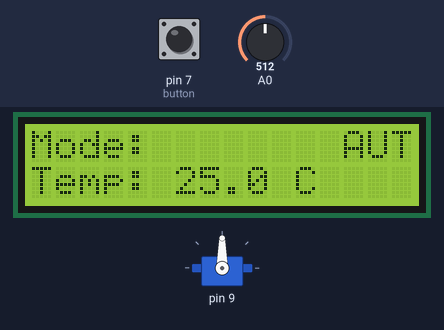
Bench run of a program on a simulated Arduino Uno, built with avr-gcc and run on an emulated ATmega328P. On the bench: servo, 16×2 character LCD. The test bench sets the inputs (shaded band); at power-on: pin 7 (button) HIGH, A0 = 512.

Above: at 1.3 s.
1.4 s: pin 7 (button) pulled LOW for 1 s
At 3.4 s:
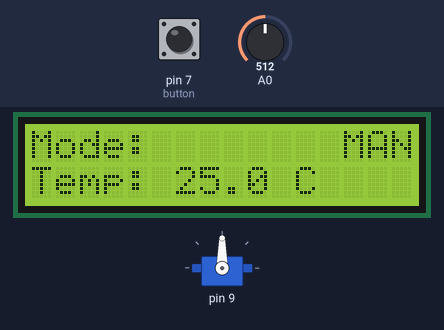
3.9 s: A0 set to 716
At 4.9 s:
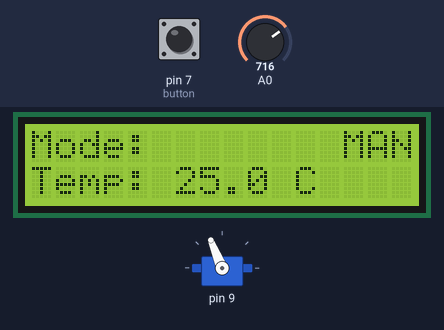
5.4 s: A0 set to 900
At 6.1 s:
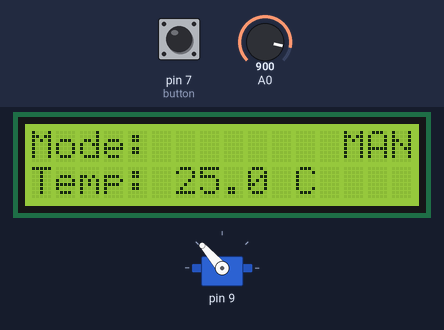
6.9 s: A0 set to 1023
At 7.6 s:
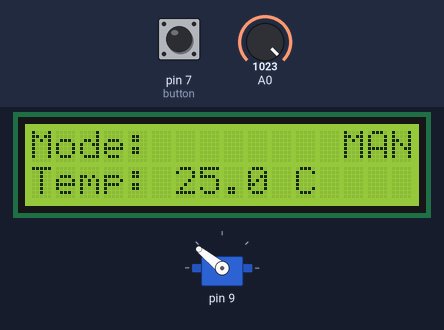
8.5 s: pin 7 (button) pulled LOW for 0.15 s
At 9.3 s:
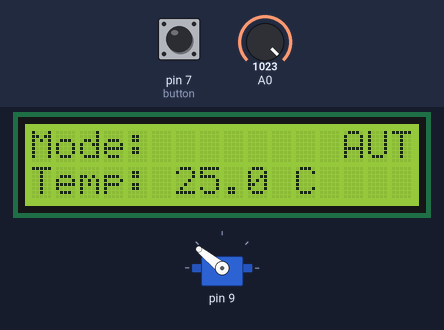
Timing chart, 0 to 11.5 s (numbered marks = the images above; inputs shaded):
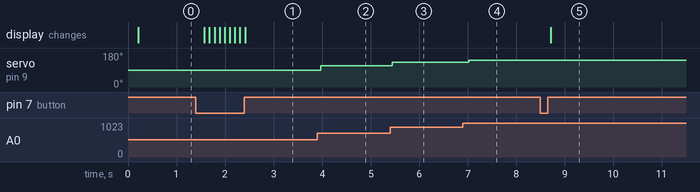

The program:

main.cpp
```cpp
#include <Arduino.h>
#include "Scheduler.h"
#include "WindowControlTask.h"
#include "SerialCommTask.h"
#include "Debug.h"
#include "Button.h"
#include "LcdController.h"
#include "ServoController.h"
#include "PositionController.h"

// Scheduler and Tasks
Scheduler sched;
WindowControlTask* windowControlTask;
SerialCommTask* serialCommTask;

/*
 * Pin Connections used:
 *
 * Button              | D2
 * Servo Motor         | D9 (PWM)
 * Potentiometer       | A0
 * I2C LCD (SDA)       | A4
 * I2C LCD (SCL)       | A5
 */


// Hardware components
Button button(7);  // Button connected to pin 2
LcdController lcd(0x27, 16, 2);  // I2C address, 16x2 LCD
ServoController servo(9);  // Servo connected to pin 9
PositionController potentiometer(A0);  // Potentiometer connected to analog pin A0

void setup() {
    // Initialize debug output
    Debugger.begin(9600);
    Serial.begin(9600);
    Debugger.println("Window Control System Initializing...");

    // Initialize scheduler
    sched.init(50);  // 50ms base period

    // Create and initialize WindowControlTask
    windowControlTask = new WindowControlTask(&button, &lcd, &servo, &potentiometer);
    windowControlTask->init(100);  // 100ms task period
    sched.addTask(windowControlTask);

    // Create and initialize SerialCommTask
    serialCommTask = new SerialCommTask(windowControlTask);
    serialCommTask->init(100);  // 100ms task period
    sched.addTask(serialCommTask);

    Debugger.println("System Setup Complete.");
}

void loop() {
    serialCommTask->readSerial();  // Handle incoming serial communication
    sched.schedule();              // Execute scheduled tasks
}
```

Button.h
```cpp
#ifndef __BUTTON__
#define __BUTTON__

#include <Arduino.h>

class Button {
public:
    Button(int pin);
    void init();
    bool isPressed();

private:
    int pin;
};

#endif
```

Debug.h
```cpp
#ifndef DEBUG_H
#define DEBUG_H

#include <Arduino.h>

// Enable or disable debugging globally
#define DEBUG_ENABLED false  // Set to false to disable debug output

class Debug {
public:
    static void begin(long baudRate) {
#if DEBUG_ENABLED
        Serial.begin(baudRate);
#endif
    }

    template <typename T>
    static void print(T value) {
#if DEBUG_ENABLED
        Serial.print(value);
#endif
    }

    template <typename T>
    static void println(T value) {
#if DEBUG_ENABLED
        Serial.println(value);
#endif
    }

    static void print(const char* message) {
#if DEBUG_ENABLED
        Serial.print(message);
#endif
    }

    static void println(const char* message) {
#if DEBUG_ENABLED
        Serial.println(message);
#endif
    }
};

// Static instance of Debug class (this is optional, only needed if you want instance-based access)
extern Debug Debugger;

#endif
```

PositionController.h
```cpp
#ifndef __POSITIONCONTROLLER__
#define __POSITIONCONTROLLER__

#include <Arduino.h>

class PositionController {
public:
    PositionController(int pin);
    void init();
    int getPercentage();

private:
    int pin;
};

#endif
```

SerialCommTask.h
```cpp
#ifndef __SERIALCOMMTASK__
#define __SERIALCOMMTASK__

#include "Task.h"
#include "WindowControlTask.h"

class SerialCommTask : public Task {
private:
    WindowControlTask* windowControlTask;
    String ackMessage;
    int windowOpeningLevel;
    int mode;

    void parseMessage(String message);
    void handleRequestMessage(String message);
    void sendStatusMessage();
    void sendErrorMessage();

public:
    SerialCommTask(WindowControlTask* windowControlTask);
    void init(int period) override; // Inherit from Task
    void tick() override;          // Inherit from Task
    void readSerial();             // Read serial messages
};

#endif
```

ServoController.h
```cpp
#ifndef __SERVOCONTROLLER__
#define __SERVOCONTROLLER__

#include "ServoTimer2.h"
#include "Debug.h"

class ServoController {
public:
    ServoController(int pin);               // Constructor to initialize servo with pin
    void init();                            // Initialize the servo
    void moveToPercentage(int percentage);  // Move servo to a specific percentage (0%–100%)
    void openWindow();                      // Open window fully (100%) --> can be used at start etc
    void closeWindow();                     // Close window fully (0%)
    void update();                          // Update function for other tasks (if needed)

private:
    int pin;                                // Pin for the servo motor
    ServoTimer2 servo;                      // Servo motor object
};

#endif
```

WindowControlTask.h
```cpp
#ifndef __WINDOWCONTROLTASK__
#define __WINDOWCONTROLTASK__

#include "Task.h"
#include "Button.h"
#include "LcdController.h"
#include "ServoController.h"
#include "PositionController.h"

enum Mode {
    AUTOMATIC = 0,
    MANUAL = 1
};

class WindowControlTask : public Task {
private:
    Button* button;
    LcdController* lcd;
    ServoController* servo;
    PositionController* potentiometer;
    Mode mode;  // 0 = AUTOMATIC, 1 = MANUAL
    uint8_t windowPercentage;
    float temperature;

    void handleAutomaticMode();
    void handleManualMode();

public:
    WindowControlTask(Button* button, LcdController* lcd, ServoController* servo, PositionController* potentiometer);
    void init(int period) override; // Inherit from Task
    void tick() override;          // Inherit from Task
    void setMode(Mode newMode);    // Set the mode
    void setWindowLevel(int level);  // Set the window level
};

#endif
```

scheduler.h
```cpp
#ifndef __SCHEDULER__
#define __SCHEDULER__

#include "timer.h"
#include "task.h"
#include "Debug.h"

#define MAX_TASKS 10

class Scheduler {

  int basePeriod;
  int nTasks;
  Task* taskList[MAX_TASKS];
  Timer timer;

public:
  void init(int basePeriod);
  virtual bool addTask(Task* task);
  virtual void schedule();
};

#endif
```

task.h
```cpp
#ifndef __TASK__
#define __TASK__

#include "Debug.h"

class Task {
  int myPeriod;
  int timeElapsed;

public:
  virtual void init(int period){
    myPeriod = period;
    timeElapsed = 0;
  }

  virtual void tick() = 0;

  bool updateAndCheckTime(int basePeriod){
    timeElapsed += basePeriod;
    if (timeElapsed >= myPeriod){
      timeElapsed = 0;
      return true;
    } else {
      return false;
    }
  }

};

#endif
```

timer.h
```cpp
#ifndef __TIMER__
#define __TIMER__

class Timer {

public:
  Timer();
  void setupFreq(int freq);
  /* period in ms */
  void setupPeriod(int period);
  void waitForNextTick();

};


#endif
```

Button.cpp
```cpp
#include "Button.h"

Button::Button(int pin) {
    this->pin = pin;
}

void Button::init() {
    pinMode(pin, INPUT_PULLUP);
}

bool Button::isPressed() {
    // Directly read the button state since we will be running it as a task. no debounce needed
    return digitalRead(pin) == LOW;
}
```

PositionController.cpp
```cpp
#include "PositionController.h"

PositionController::PositionController(int pin) {
    this->pin = pin;
}

void PositionController::init() {
    pinMode(pin, INPUT);
}

int PositionController::getPercentage() {
    int value = analogRead(pin);
    return map(value, 0, 1010, 0, 100); // Maps the analog value to a percentage (0-100) - value of analog adjusted to get full 100%
}
```

SerialCommTask.cpp
```cpp
#include "SerialCommTask.h"
#include "Debug.h"
#include <Arduino.h>

SerialCommTask::SerialCommTask(WindowControlTask* windowControlTask) {
    this->windowControlTask = windowControlTask;
    this->ackMessage = "";
    this->windowOpeningLevel = 0;
    this->mode = AUTOMATIC; // Default mode
}

void SerialCommTask::init(int period) {
    Task::init(period);  // Call base class init
    Serial.begin(9600);  // Initialize Serial communication
}

void SerialCommTask::tick() {
    readSerial();
}

void SerialCommTask::readSerial() {
    while (Serial.available() > 0) {
        String message = Serial.readStringUntil('\n');
        parseMessage(message);
    }
}

void SerialCommTask::parseMessage(String message) {
    if (message.startsWith("{REQ")) {
        handleRequestMessage(message);
    } else {
       // sendErrorMessage();
    }
}

void SerialCommTask::handleRequestMessage(String message) {
    // Parse and handle request message
    Debugger.println("Handling request message: " + message);

    int modeReceived = message.charAt(5) - '0';  // Extract mode (0 or 1)
    int windowLevelReceived = message.charAt(7) - '0';  // Extract window opening level (0-100)

    // If mode changes, update mode and window control task
    if (modeReceived != mode) {
        mode = modeReceived;
        windowControlTask->setMode(static_cast<Mode>(mode));  // Set the new mode
    }

    // If mode is manual, update window level
    if (mode == MANUAL) {
        windowOpeningLevel = windowLevelReceived;
        //windowControlTask->setWindowLevel(windowOpeningLevel);  // Set the window level
    }

    sendStatusMessage();
}

void SerialCommTask::sendStatusMessage() {
    // Sending back the acknowledgment message in the required format
    String statusMessage = "{ACK, " + String(windowOpeningLevel) + ", " + String(25.0) + ", " + String(mode) + "}";  // Placeholder temperature
    Serial.println(statusMessage);
}

void SerialCommTask::sendErrorMessage() {
    Serial.println("ERROR: Invalid Command");
}
```

ServoController.cpp
```cpp
#include "ServoController.h"
#include <Arduino.h>

// variables to counter the potentiometer drift
int lastPercentage = 0; // Initialize to an invalid value
const int deadZone =  1; // Adjust this value as needed

ServoController::ServoController(int pin) {
    this->pin = pin;
}

void ServoController::init() {
    servo.attach(pin);                    // Attach servo to specified pin
    Debugger.println("Servo initialized");
    closeWindow();                         // Start with window closed (0%)
}


/*
added deadzone to counter the potentiometer drift even when nothing is changed
*/
void ServoController::moveToPercentage(int percentage) {
    // Ensure the percentage is within the valid range (0%–100%)
    percentage = constrain(percentage, 0, 100);

    // Check if the change is significant enough to move the servo
    if (abs(percentage - lastPercentage) > deadZone) {
        int pwmValue = map(percentage, 0, 100, 1000, 2000);
        servo.write(pwmValue);
        lastPercentage = percentage;

        // Debug output
        Debugger.print("Moving window to percentage: ");
        Debugger.println(percentage);
    }
}


// void ServoController::moveToPercentage(int percentage) {
//     // Ensure the percentage is within the valid range (0%–100%)
//     percentage = constrain(percentage, 0, 100);

//     // Map the percentage to PWM values (1000–2000)
//     int pwmValue = map(percentage, 0, 100, 1000, 2000);

//     servo.write(pwmValue);                 // Move the servo to the specified PWM value
//     Debugger.print("Moving window to percentage: ");
//     Debugger.println(percentage);
// }

void ServoController::openWindow() {
    moveToPercentage(100);                  // Open window fully (100%)
}

void ServoController::closeWindow() {
    moveToPercentage(0);                    // Close window fully (0%)
}

void ServoController::update() {
// not needed at the moment
}
```

WindowControlTask.cpp
```cpp
#include "WindowControlTask.h"
#include "Debug.h"

WindowControlTask::WindowControlTask(Button* button, LcdController* lcd, ServoController* servo, PositionController* potentiometer) {
    this->button = button;
    this->lcd = lcd;
    this->servo = servo;
    this->potentiometer = potentiometer;
    this->mode = AUTOMATIC;     // Default to AUTOMATIC mode
    this->windowPercentage = 0;
    this->temperature = 25.0;   // Placeholder temperature
}

void WindowControlTask::init(int period) {
    Task::init(period);  // Call base class init
    button->init();
    servo->init();
    potentiometer->init();
    lcd->init();
}

void WindowControlTask::tick() {
    switch (mode) {
        case AUTOMATIC:
            handleAutomaticMode();
            break;
        case MANUAL:
            handleManualMode();
            break;
    }
}

void WindowControlTask::handleAutomaticMode() {
    windowPercentage = 50;  // Placeholder for received level
    // servo->moveToPercentage(windowPercentage);
    lcd->displayStatus(windowPercentage, temperature, mode);

    if (button->isPressed()) {
        mode = MANUAL; // Switch to MANUAL mode
        Debugger.println("Switching to MANUAL mode.");
    }
}

void WindowControlTask::handleManualMode() {
    int newPercentage = potentiometer->getPercentage();
    if (newPercentage != windowPercentage) {
        windowPercentage = newPercentage;
        servo->moveToPercentage(windowPercentage);  // Move the servo to the new level
    }
    lcd->displayStatus(windowPercentage, temperature, mode);

    if (button->isPressed()) {
        mode = AUTOMATIC; // Switch to AUTOMATIC mode
        Debugger.println("Switching to AUTOMATIC mode.");
    }
}

void WindowControlTask::setMode(Mode newMode) {
    mode = newMode;
    Debugger.println("Mode set to: " + String(mode == AUTOMATIC ? "AUTOMATIC" : "MANUAL"));
}

void WindowControlTask::setWindowLevel(int level) {
    if (mode == MANUAL) {
        windowPercentage = level;
        servo->moveToPercentage(windowPercentage);  // Move the servo to the new level
        Debugger.println("Window level set to: " + String(windowPercentage));
    }
}
```

schedular.cpp
```cpp
#include "scheduler.h"

void Scheduler::init(int basePeriod){
  this->basePeriod = basePeriod;
  timer.setupPeriod(basePeriod);
  nTasks = 0;
}

bool Scheduler::addTask(Task* task){
  if (nTasks < MAX_TASKS-1){
    taskList[nTasks] = task;
    nTasks++;
    return true;
  } else {
    return false;
  }
}

void Scheduler::schedule(){
  timer.waitForNextTick();
  for (int i = 0; i < nTasks; i++){
    if (taskList[i]->updateAndCheckTime(basePeriod)){
      taskList[i]->tick();
    }
  }
}
```

timer.cpp
```cpp
#include "timer.h"
#include "Arduino.h"

volatile bool timerFlag;

ISR(TIMER1_COMPA_vect){
  timerFlag = true;
}

Timer::Timer(){
  timerFlag = false;
}

void Timer::setupFreq(int freq){

  // disabling interrupt
  cli();

  TCCR1A = 0; // set entire TCCR1A register to 0
  TCCR1B = 0; // same for TCCR1B
  TCNT1  = 0; //initialize counter value to 0

  /*
   * set compare match register
   *
   * OCR1A = (16*2^20) / (100*PRESCALER) - 1 (must be < 65536)
   *
   * assuming a prescaler = 1024 => OCR1A = (16*2^10)/freq
   */
  OCR1A = 16*1024/freq;
  // turn on CTC mode
  TCCR1B |= (1 << WGM12);
  // Set CS11 for 8 prescaler
  TCCR1B |= (1 << CS12) | (1 << CS10);
  // enable timer compare interrupt
  TIMSK1 |= (1 << OCIE1A);

  // enabling interrupt
  sei();

}

/* period in ms */
void Timer::setupPeriod(int period){

  // disabling interrupt
  cli();

  TCCR1A = 0; // set entire TCCR1A register to 0
  TCCR1B = 0; // same for TCCR1B
  TCNT1  = 0; //initialize counter value to 0

  /*
   * set compare match register
   *
   * OCR1A = (16*2^20) / (100*PRESCALER) - 1 (must be < 65536)
   *
   * assuming a prescaler = 1024 => OCR1A = (16*2^10)* period/1000 (being in ms)
   */
  OCR1A = 16.384*period;
  // turn on CTC mode
  TCCR1B |= (1 << WGM12);
  // Set CS11 for 8 prescaler
  TCCR1B |= (1 << CS12) | (1 << CS10);
  // enable timer compare interrupt
  TIMSK1 |= (1 << OCIE1A);

  // enabling interrupt
  sei();

}

void Timer::waitForNextTick(){
  /* wait for timer signal */
  while (!timerFlag){}
  timerFlag = false;

}
```

LcdController.h
```cpp
#ifndef LCDCONTROLLER_H
#define LCDCONTROLLER_H

#include <Wire.h>
#include <LiquidCrystal_I2C.h>
#include "Debug.h"

class LcdController {
private:
    LiquidCrystal_I2C lcd;
    uint8_t lcdCols;
    uint8_t lcdRows;

public:
    LcdController(uint8_t address, uint8_t cols, uint8_t rows);
    void init();
    void displayMode(const char* mode);
    void displayWindowPercentage(uint8_t percentage);
    void displayTemperature(float temperature);
    void updateDisplay(const char* mode, uint8_t percentage, float temperature);
    void lcdPowerOff();
    void lcdPowerOn();
    void displayStatus(uint8_t percentage, float temperature, int mode);

};

#endif // LCDCONTROLLER_H
```

LcdController.cpp
```cpp
#include "LcdController.h"

// Global variables to store previous values
int prevMode = -1;
uint8_t prevPercentage = 255;  // Invalid initial value
float prevTemperature = -999.9; // Invalid initial value

LcdController::LcdController(uint8_t address, uint8_t cols, uint8_t rows)
    : lcd(address, cols, rows), lcdCols(cols), lcdRows(rows) {}

void LcdController::init() {
    lcd.init();
    lcd.begin(lcdCols, lcdRows); // Correctly specify dimensions
    lcd.backlight();
}

void LcdController::displayMode(const char* mode) {
    lcd.setCursor(0, 0); // First line, left side
    lcd.print("Mode: ");
    lcd.print(mode);
}

void LcdController::displayWindowPercentage(uint8_t percentage) {
    int position = lcdCols / 2 - 4; // Middle of the second line for the percentage
    lcd.setCursor(position, 1); // Second line, starting from the middle
    lcd.print("Window: ");
    lcd.print(percentage);
    lcd.print("%");
}

void LcdController::displayTemperature(float temperature) {
    lcd.setCursor(0, 1); // Second line, left side
    lcd.print("Temp: ");
    lcd.print(temperature, 1); // 1 decimal place for temperature
    lcd.print(" C");
}

void LcdController::updateDisplay(const char* mode, uint8_t percentage, float temperature) {
    lcd.clear();
    displayMode(mode);
    if (strcmp(mode, "MANUAL") == 0) {
        displayTemperature(temperature);
    }
    displayWindowPercentage(percentage);
}

/* combined function that should display everything together */
void LcdController::displayStatus(uint8_t percentage, float temperature, int mode) {
    // Only update the display if something has changed
    if (mode != prevMode || percentage != prevPercentage || temperature != prevTemperature) {
        lcd.setCursor(0, 0);
        lcd.print("Mode:        "); // Ensure previous content is overwritten
        lcd.print(mode == 0 ? "AUTO" : "MANUAL");
        lcd.setCursor(0, 1);
        lcd.print("Window:      "); // Ensure previous content is overwritten
        lcd.setCursor(8, 1);
        lcd.print(percentage);
        lcd.print("%");
        lcd.setCursor(0, 2);
        lcd.print("Temp:      "); // Ensure previous content is overwritten
        lcd.setCursor(6, 2);
        lcd.print(temperature, 1);
        lcd.print(" C");

        // Update the previous state to current values
        prevMode = mode;
        prevPercentage = percentage;
        prevTemperature = temperature;
    }
}

void LcdController::lcdPowerOff() {
    lcd.clear();
    lcd.noBacklight(); // Turn off the backlight
}

void LcdController::lcdPowerOn() {
    lcd.backlight(); // Turn on the backlight
}
```

Measured:
- after the input at 1.4 s, the display: changes after 0.17 s (image 1)
- after the input at 3.9 s, servo on pin 9: 90° → 112° after 0.08 s
- after the input at 5.4 s, servo on pin 9: 112° → 131° after 0.05 s
- after the input at 6.9 s, servo on pin 9: 131° → 141° after 0.12 s
- after the input at 8.5 s, the display: changes after 0.21 s (image 5)
